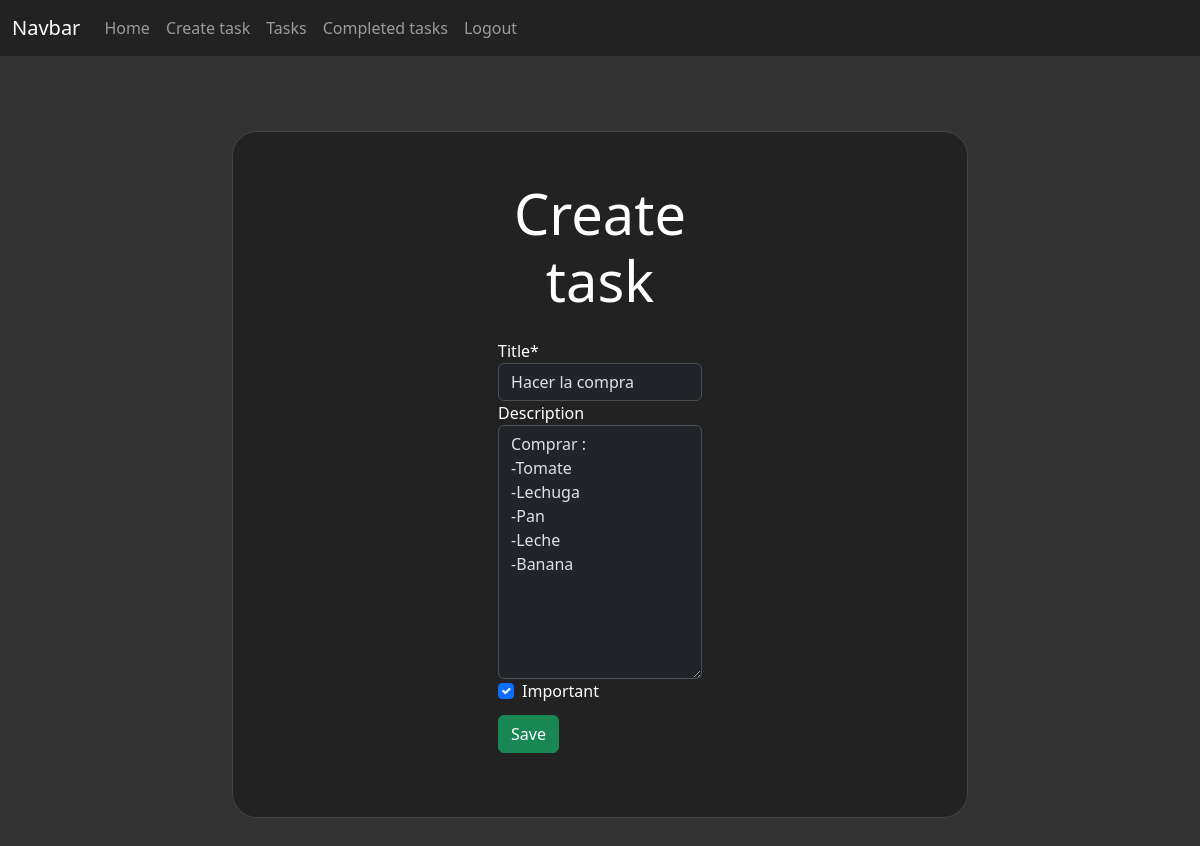
/tasks/update/1/ (signed in), run on the app's committed database.
### tasks/models.py (models this page shows, shortened)
class Task(models.Model) :
    title = models.CharField(max_length=100)
    description = models.TextField(blank=True)
    created = models.DateTimeField(auto_now_add=True)
    datecompleted = models.DateTimeField(null=True)
    important = models.BooleanField(default=False)
    user = models.ForeignKey(User, on_delete=models.CASCADE)
    class Meta:
        verbose_name='task'
        verbose_name_plural='tasks'

### tasks/views.py (the view, shortened to what this page needs)
# urls.py: path('tasks/update/<int:id>/',views.update, name= "update"),
@login_required
def update(request, id) :
    if request.method == 'GET' :
        task = get_object_or_404(Task, pk=id, user = request.user)
        form = Task_form(instance=task)
        return render (request, 'task_form.html', {'form': form})

### tasks/forms.py
class Task_form(ModelForm) :
    class Meta:
        model = Task
        fields = [
            'title',
            'description',
            'important',
        ]

### tasks/templates/task_form.html (shortened to what this page needs)
{% extends 'base.html' %}
{% block content %}
{% load crispy_forms_tags %}
<section class="vh-100" data-bs-theme="dark" style="background-color: #333;">
    <div class="container h-100">
      <div class="row d-flex justify-content-center align-items-center h-100">
        <div class="col-lg-10 col-xl-8">
          <div class="card text-white" style="border-radius: 25px; margin-top: 5%; background-color: #222;">
            <div class="card-body p-md-5">
              <div class="row justify-content-center">
                <div class="col-md-10 col-lg-6 col-xl-5 order-2 order-lg-1">
                  <p class="display-4 text-center" style="margin-bottom: 10%;">Create task</p>
                  <form method="post" action="" class="mx-1 mx-md-4">
                    {{form|crispy}}
                    <button type="submit" class="btn btn-success" style="margin-top: 5%;">Save</button>
                  </form>
                </div>
              </div>
            </div>
          </div>
        </div>
      </div>
    </div>
  </section>
{% endblock %}

### data on the page
Task: title "Hacer la compra", description "Comprar : -Tomate -Lechuga -Pan -Leche -Banana", important "☑"
